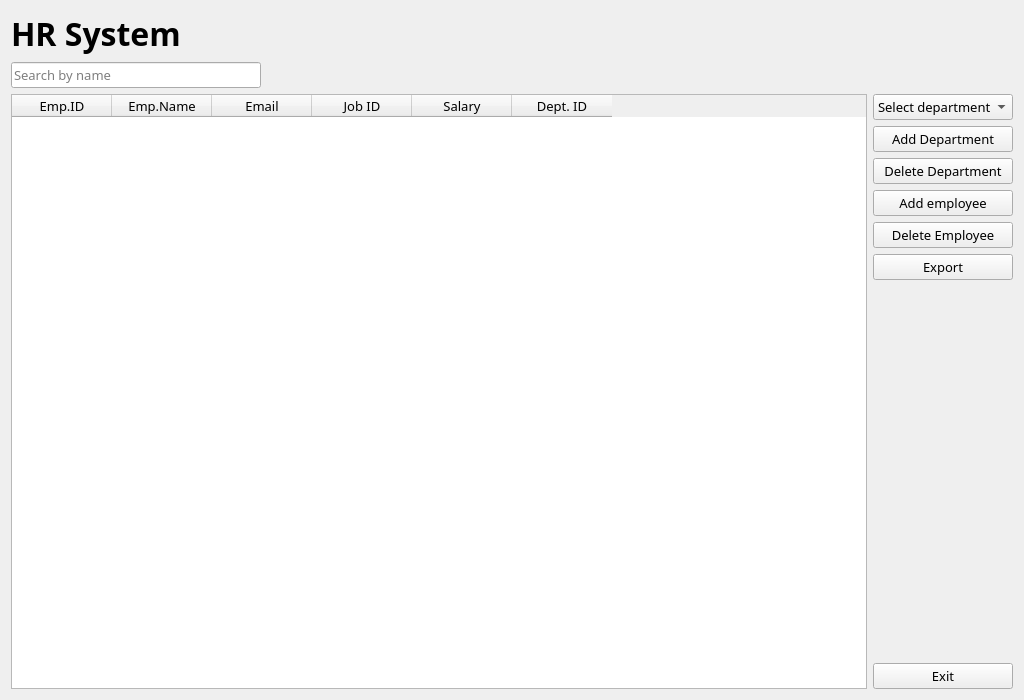
<?xml version="1.0" encoding="UTF-8"?>
<ui version="4.0">
 <class>Form</class>
 <widget class="QWidget" name="Form">
  <property name="geometry">
   <rect>
    <x>0</x>
    <y>0</y>
    <width>1024</width>
    <height>700</height>
   </rect>
  </property>
  <property name="font">
   <font>
    <family>Segoe Print</family>
    <pointsize>10</pointsize>
   </font>
  </property>
  <property name="windowTitle">
   <string>HR system</string>
  </property>
  <layout class="QVBoxLayout" name="verticalLayout_2">
   <item>
    <widget class="QLabel" name="label">
     <property name="font">
      <font>
       <family>Segoe Print</family>
       <pointsize>24</pointsize>
       <weight>75</weight>
       <bold>true</bold>
      </font>
     </property>
     <property name="text">
      <string>HR System</string>
     </property>
    </widget>
   </item>
   <item>
    <widget class="QLineEdit" name="le_search">
     <property name="maximumSize">
      <size>
       <width>250</width>
       <height>16777215</height>
      </size>
     </property>
     <property name="placeholderText">
      <string>Search by name</string>
     </property>
    </widget>
   </item>
   <item>
    <layout class="QHBoxLayout" name="horizontalLayout">
     <item>
      <widget class="QTableWidget" name="tb_emps">
       <column>
        <property name="text">
         <string>Emp.ID</string>
        </property>
       </column>
       <column>
        <property name="text">
         <string>Emp.Name</string>
        </property>
       </column>
       <column>
        <property name="text">
         <string>Email</string>
        </property>
       </column>
       <column>
        <property name="text">
         <string>Job ID</string>
        </property>
       </column>
       <column>
        <property name="text">
         <string>Salary</string>
        </property>
       </column>
       <column>
        <property name="text">
         <string>Dept. ID</string>
        </property>
       </column>
      </widget>
     </item>
     <item>
      <layout class="QVBoxLayout" name="verticalLayout">
       <item>
        <widget class="QComboBox" name="sb_depts">
         <property name="maximumSize">
          <size>
           <width>200</width>
           <height>16777215</height>
          </size>
         </property>
         <item>
          <property name="text">
           <string>Select department</string>
          </property>
         </item>
        </widget>
       </item>
       <item>
        <widget class="QPushButton" name="bt_add_dept">
         <property name="text">
          <string>Add Department</string>
         </property>
        </widget>
       </item>
       <item>
        <widget class="QPushButton" name="bt_del_dept">
         <property name="text">
          <string>Delete Department</string>
         </property>
        </widget>
       </item>
       <item>
        <widget class="QPushButton" name="bt_add_emp">
         <property name="text">
          <string>Add employee</string>
         </property>
        </widget>
       </item>
       <item>
        <widget class="QPushButton" name="bt_del_emp">
         <property name="text">
          <string>Delete Employee</string>
         </property>
        </widget>
       </item>
       <item>
        <widget class="QPushButton" name="pushButton_5">
         <property name="text">
          <string>Export</string>
         </property>
        </widget>
       </item>
       <item>
        <spacer name="verticalSpacer">
         <property name="orientation">
          <enum>Qt::Vertical</enum>
         </property>
         <property name="sizeHint" stdset="0">
          <size>
           <width>20</width>
           <height>40</height>
          </size>
         </property>
        </spacer>
       </item>
       <item>
        <widget class="QPushButton" name="bt_exit">
         <property name="text">
          <string>Exit</string>
         </property>
        </widget>
       </item>
      </layout>
     </item>
    </layout>
   </item>
  </layout>
 </widget>
 <resources/>
 <connections/>
</ui>
